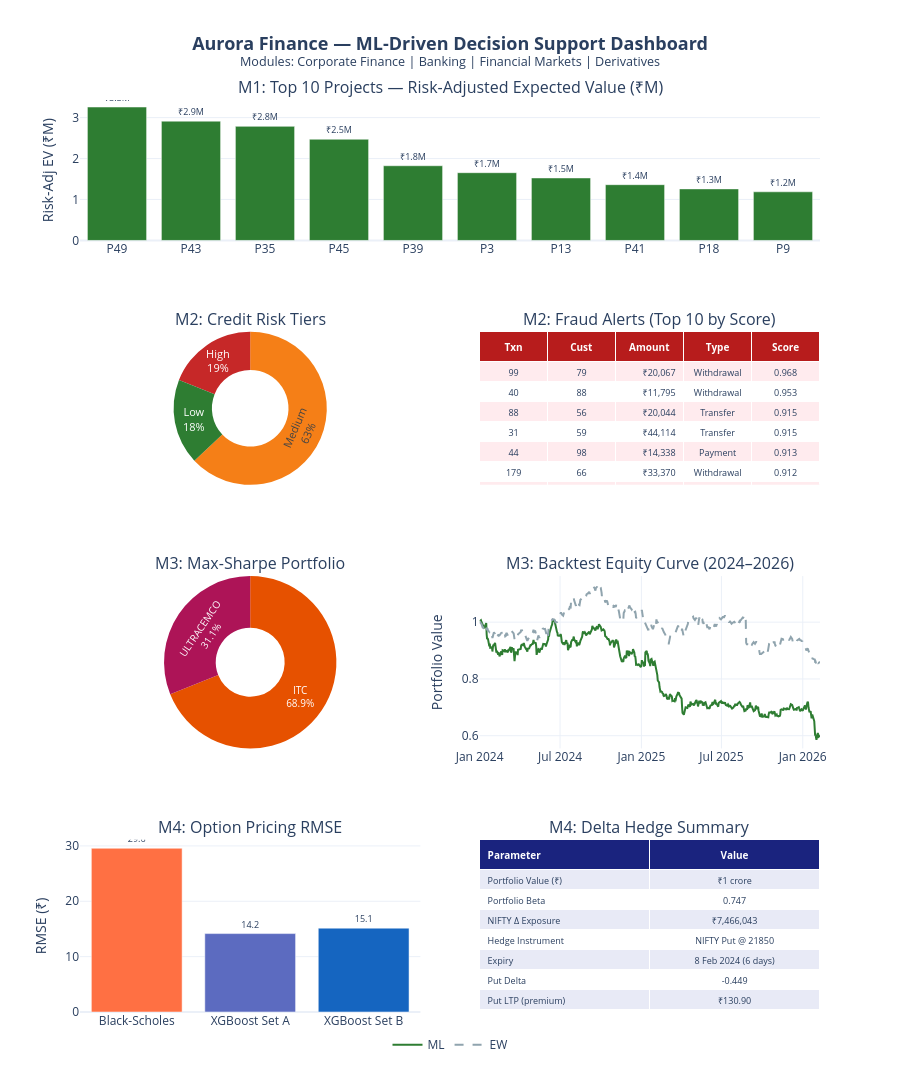

The notebook cell this image was saved under:
### Markdown cell above
---
## 6. Full Integrated Dashboard

All four panels combined into a single scrollable executive report.

### Code cell
from plotly.subplots import make_subplots

fig_full = make_subplots(
    rows=4, cols=2,
    specs=[
        [{"type":"xy",    "colspan":2}, None],
        [{"type":"pie"},  {"type":"table"}],
        [{"type":"pie"},  {"type":"scatter"}],
        [{"type":"bar"},  {"type":"table"}],
    ],
    subplot_titles=[
        "M1: Top 10 Projects — Risk-Adjusted Expected Value (₹M)",
        "M2: Credit Risk Tiers", "M2: Fraud Alerts (Top 10 by Score)",
        "M3: Max-Sharpe Portfolio", "M3: Backtest Equity Curve (2024–2026)",
        "M4: Option Pricing RMSE", "M4: Delta Hedge Summary"
    ],
    vertical_spacing=0.10,
    horizontal_spacing=0.08,
    row_heights=[0.22, 0.24, 0.27, 0.27]
)

# ─── Row 1: Corporate Finance bar ───────────────────────────────────────────
fig_full.add_trace(go.Bar(
    x=top10["Label"], y=top10["EV_M"],
    marker_color=bar_colors, showlegend=False,
    name="Risk-Adj EV",
    text=[f"₹{v:.1f}M" for v in top10["EV_M"]],
    textposition="outside", textfont=dict(size=9),
    hovertemplate="<b>%{x}</b><br>EV: ₹%{y:.2f}M<br>Dept: %{customdata[0]}<extra></extra>",
    customdata=top10[["Department"]].values
), row=1, col=1)
fig_full.update_yaxes(title_text="Risk-Adj EV (₹M)", row=1, col=1)

# ─── Row 2: Credit risk pie ──────────────────────────────────────────────────
fig_full.add_trace(go.Pie(
    labels=tier_counts["Tier"],
    values=tier_counts["Count"],
    hole=0.5,
    marker_colors=[tier_colors[t] for t in tier_counts["Tier"]],
    textinfo="label+percent",
    textfont=dict(size=11),
    showlegend=False
), row=2, col=1)

# Fraud table (top 8)
fig_full.add_trace(go.Table(
    header=dict(values=["<b>Txn</b>","<b>Cust</b>","<b>Amount</b>","<b>Type</b>","<b>Score</b>"],
                fill_color="#B71C1C", font=dict(color="white",size=10),
                align="center", height=24),
    cells=dict(
        values=[confirmed_fraud["Transaction_ID"].head(8),
                confirmed_fraud["Customer_ID"].head(8),
                confirmed_fraud["Amount"].head(8),
                confirmed_fraud["Transaction_Type"].head(8),
                confirmed_fraud["Fraud_Score"].head(8)],
        fill_color=[["#FFEBEE","white"]*8],
        align=["center","center","right","center","center"],
        font=dict(size=9), height=20)
), row=2, col=2)

# ─── Row 3: Markets pie + equity curve ───────────────────────────────────────
fig_full.add_trace(go.Pie(
    labels=w_ms["ticker"], values=w_ms["max_sharpe_weight"],
    hole=0.4,
    marker_colors=[stock_colors.get(t,"#90A4AE") for t in w_ms["ticker"]],
    textinfo="label+percent", textfont=dict(size=10),
    showlegend=False
), row=3, col=1)

fig_full.add_trace(go.Scatter(
    x=m3_backtest["date"], y=m3_backtest["ml_cum"],
    mode="lines", line=dict(color="#2E7D32", width=2), name="ML",
    showlegend=True
), row=3, col=2)
fig_full.add_trace(go.Scatter(
    x=m3_backtest["date"], y=m3_backtest["eq_cum"],
    mode="lines", line=dict(color="#90A4AE", width=2, dash="dash"), name="EW",
    showlegend=True
), row=3, col=2)
fig_full.update_yaxes(title_text="Portfolio Value", row=3, col=2)

# ─── Row 4: Derivatives bar + hedge table ────────────────────────────────────
fig_full.add_trace(go.Bar(
    x=model_names, y=model_rmse,
    marker_color=bar_cols, showlegend=False,
    text=[f"{v:.1f}" for v in model_rmse],
    textposition="outside", textfont=dict(size=9)
), row=4, col=1)
fig_full.update_yaxes(title_text="RMSE (₹)", row=4, col=1)

fig_full.add_trace(go.Table(
    header=dict(values=["<b>Parameter</b>","<b>Value</b>"],
                fill_color="#1A237E", font=dict(color="white",size=10),
                align=["left","center"], height=24),
    cells=dict(
        values=[m4_hedge["Parameter"], m4_hedge["Value"]],
        fill_color=[["#E8EAF6","white"]*len(m4_hedge)],
        align=["left","center"], font=dict(size=9), height=20)
), row=4, col=2)

fig_full.update_layout(
    title=dict(
        text="<b>Aurora Finance — ML-Driven Decision Support Dashboard</b><br>"
             "<sup>Modules: Corporate Finance | Banking | Financial Markets | Derivatives</sup>",
        font=dict(size=18), x=0.5
    ),
    template="plotly_white",
    height=1400,
    showlegend=True,
    legend=dict(orientation="h", yanchor="top", y=-0.02, xanchor="center", x=0.5)
)

fig_full.show()
print("Full integrated dashboard rendered.")

### Figure 1 — Plotly figure (JSON) as saved in the notebook; plotly's stock layout.template omitted (floating-point values rounded to 4 significant figures; data arrays with more than 128 entries replaced by an {"elided": "..."} marker saying what was removed)
{"data": [{"customdata": [["IT"], ["IT"], ["IT"], ["Marketing"], ["Finance"], ["Finance"], ["Operations"], ["Operations"], ["Marketing"], ["Operations"]], "hovertemplate": "<b>%{x}</b><br>EV: ₹%{y:.2f}M<br>Dept: %{customdata[0]}<extra></extra>", "marker": {"color": ["#2E7D32", "#2E7D32", "#2E7D32", "#2E7D32", "#2E7D32", "#2E7D32", "#2E7D32", "#2E7D32", "#2E7D32", "#2E7D32"]}, "name": "Risk-Adj EV", "showlegend": false, "text": ["₹3.3M", "₹2.9M", "₹2.8M", "₹2.5M", "₹1.8M", "₹1.7M", "₹1.5M", "₹1.4M", "₹1.3M", "₹1.2M"], "textfont": {"size": 9}, "textposition": "outside", "type": "bar", "x": ["P49", "P43", "P35", "P45", "P39", "P3", "P13", "P41", "P18", "P9"], "xaxis": "x", "y": [3.258, 2.913, 2.786, 2.471, 1.824, 1.654, 1.526, 1.362, 1.259, 1.188], "yaxis": "y"}, {"domain": {"x": [0.0, 0.46], "y": [0.578, 0.746]}, "hole": 0.5, "labels": ["Low", "Medium", "High"], "marker": {"colors": ["#2E7D32", "#F57F17", "#C62828"]}, "showlegend": false, "textfont": {"size": 11}, "textinfo": "label+percent", "type": "pie", "values": [18, 63, 19]}, {"cells": {"align": ["center", "center", "right", "center", "center"], "fill": {"color": [["#FFEBEE", "white", "#FFEBEE", "white", "#FFEBEE", "white", "#FFEBEE", "white", "#FFEBEE", "white", "#FFEBEE", "white", "#FFEBEE", "white", "#FFEBEE", "white"]]}, "font": {"size": 9}, "height": 20, "values": [[99, 40, 88, 31, 44, 179, 199, 26], [79, 88, 56, 59, 98, 66, 28, 15], ["₹20,067", "₹11,795", "₹20,044", "₹44,114", "₹14,338", "₹33,370", "₹21,338", "₹21,780"], ["Withdrawal", "Withdrawal", "Transfer", "Transfer", "Payment", "Withdrawal", "Withdrawal", "Payment"], [0.968, 0.953, 0.915, 0.915, 0.913, 0.912, 0.905, 0.903]]}, "domain": {"x": [0.54, 1.0], "y": [0.578, 0.746]}, "header": {"align": "center", "fill": {"color": "#B71C1C"}, "font": {"color": "white", "size": 10}, "height": 24, "values": ["<b>Txn</b>", "<b>Cust</b>", "<b>Amount</b>", "<b>Type</b>", "<b>Score</b>"]}, "type": "table"}, {"domain": {"x": [0.0, 0.46], "y": [0.289, 0.478]}, "hole": 0.4, "labels": ["ITC", "ULTRACEMCO"], "marker": {"colors": ["#E65100", "#AD1457"]}, "showlegend": false, "textfont": {"size": 10}, "textinfo": "label+percent", "type": "pie", "values": [0.6893, 0.3107]}, {"line": {"color": "#2E7D32", "width": 2}, "mode": "lines", "name": "ML", "showlegend": true, "type": "scatter", "x": {"elided": "525 str values"}, "xaxis": "x2", "y": {"elided": "525 float values"}, "yaxis": "y2"}, {"line": {"color": "#90A4AE", "dash": "dash", "width": 2}, "mode": "lines", "name": "EW", "showlegend": true, "type": "scatter", "x": {"elided": "525 str values"}, "xaxis": "x2", "y": {"elided": "525 float values"}, "yaxis": "y2"}, {"marker": {"color": ["#FF7043", "#5C6BC0", "#1565C0"]}, "showlegend": false, "text": ["29.6", "14.2", "15.1"], "textfont": {"size": 9}, "textposition": "outside", "type": "bar", "x": ["Black-Scholes", "XGBoost Set A", "XGBoost Set B"], "xaxis": "x3", "y": [29.57, 14.16, 15.15], "yaxis": "y3"}, {"cells": {"align": ["left", "center"], "fill": {"color": [["#E8EAF6", "white", "#E8EAF6", "white", "#E8EAF6", "white", "#E8EAF6", "white", "#E8EAF6", "white", "#E8EAF6", "white", "#E8EAF6", "white", "#E8EAF6", "white", "#E8EAF6", "white", "#E8EAF6", "white"]]}, "font": {"size": 9}, "height": 20, "values": [["Portfolio Value (₹)", "Portfolio Beta", "NIFTY Δ Exposure", "Hedge Instrument", "Expiry", "Put Delta", "Put LTP (premium)", "Contracts (lots)", "Hedge Cost", "Hedge Cost % of AUM"], ["₹1 crore", "0.747", "₹7,466,043", "NIFTY Put @ 21850", "8 Feb 2024 (6 days)", "-0.449", "₹130.90", "15", "₹98,175", "0.98%"]]}, "domain": {"x": [0.54, 1.0], "y": [0.0, 0.189]}, "header": {"align": ["left", "center"], "fill": {"color": "#1A237E"}, "font": {"color": "white", "size": 10}, "height": 24, "values": ["<b>Parameter</b>", "<b>Value</b>"]}, "type": "table"}], "layout": {"annotations": [{"font": {"size": 16}, "showarrow": false, "text": "M1: Top 10 Projects — Risk-Adjusted Expected Value (₹M)", "x": 0.5, "xanchor": "center", "xref": "paper", "y": 1.0, "yanchor": "bottom", "yref": "paper"}, {"font": {"size": 16}, "showarrow": false, "text": "M2: Credit Risk Tiers", "x": 0.23, "xanchor": "center", "xref": "paper", "y": 0.746, "yanchor": "bottom", "yref": "paper"}, {"font": {"size": 16}, "showarrow": false, "text": "M2: Fraud Alerts (Top 10 by Score)", "x": 0.77, "xanchor": "center", "xref": "paper", "y": 0.746, "yanchor": "bottom", "yref": "paper"}, {"font": {"size": 16}, "showarrow": false, "text": "M3: Max-Sharpe Portfolio", "x": 0.23, "xanchor": "center", "xref": "paper", "y": 0.478, "yanchor": "bottom", "yref": "paper"}, {"font": {"size": 16}, "showarrow": false, "text": "M3: Backtest Equity Curve (2024–2026)", "x": 0.77, "xanchor": "center", "xref": "paper", "y": 0.478, "yanchor": "bottom", "yref": "paper"}, {"font": {"size": 16}, "showarrow": false, "text": "M4: Option Pricing RMSE", "x": 0.23, "xanchor": "center", "xref": "paper", "y": 0.189, "yanchor": "bottom", "yref": "paper"}, {"font": {"size": 16}, "showarrow": false, "text": "M4: Delta Hedge Summary", "x": 0.77, "xanchor": "center", "xref": "paper", "y": 0.189, "yanchor": "bottom", "yref": "paper"}], "height": 1400, "legend": {"orientation": "h", "x": 0.5, "xanchor": "center", "y": -0.02, "yanchor": "top"}, "showlegend": true, "title": {"font": {"size": 18}, "text": "<b>Aurora Finance — ML-Driven Decision Support Dashboard</b><br><sup>Modules: Corporate Finance | Banking | Financial Markets | Derivatives</sup>", "x": 0.5}, "xaxis": {"anchor": "y", "domain": [0.0, 1.0]}, "xaxis2": {"anchor": "y2", "domain": [0.54, 1.0]}, "xaxis3": {"anchor": "y3", "domain": [0.0, 0.46]}, "yaxis": {"anchor": "x", "domain": [0.846, 1.0], "title": {"text": "Risk-Adj EV (₹M)"}}, "yaxis2": {"anchor": "x2", "domain": [0.289, 0.478], "title": {"text": "Portfolio Value"}}, "yaxis3": {"anchor": "x3", "domain": [0.0, 0.189], "title": {"text": "RMSE (₹)"}}}}
